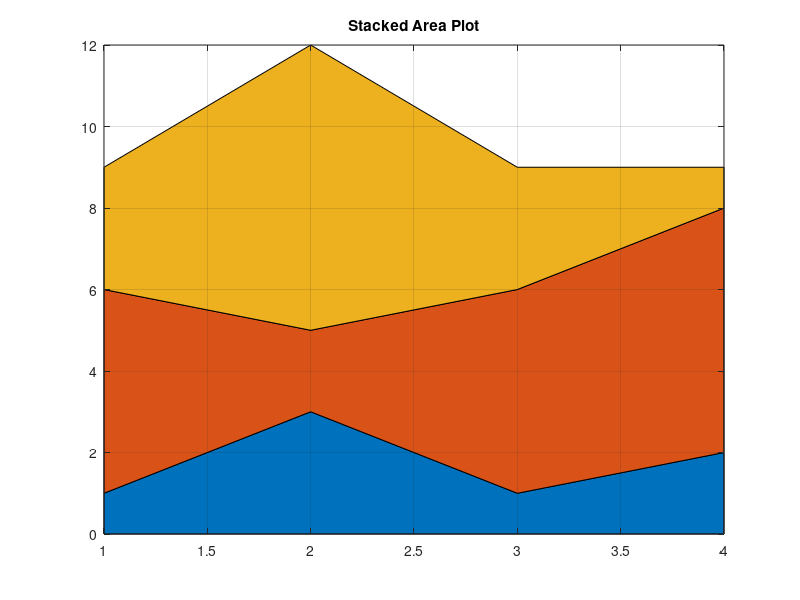

Write the MATLAB code that produced this figure.
Y = [ 1, 5, 3;
3, 2, 7;
1, 5, 3;
2, 6, 1];
area(Y)
grid on
colormap summer
set(gca,'Layer','top')
title 'Stacked Area Plot'